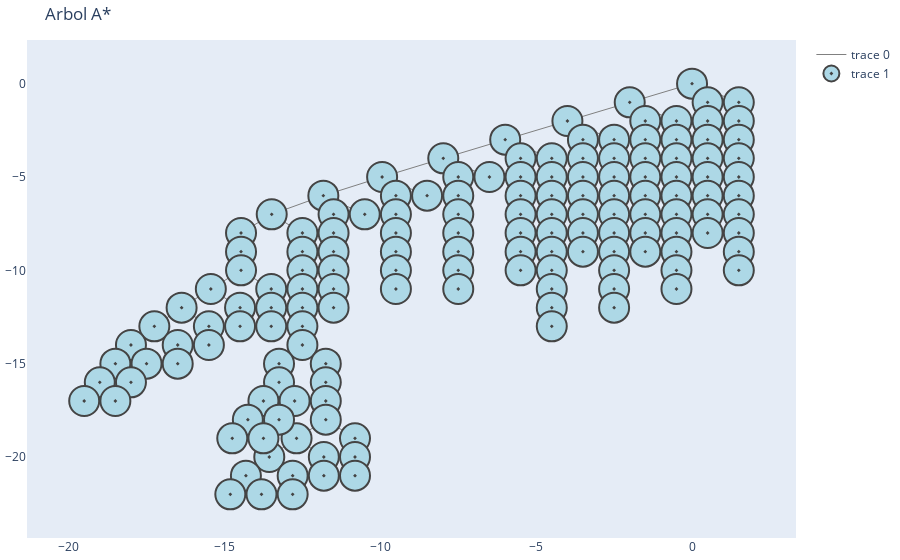

Notebook code for this chart:
### Code cell
ejecutar_ASTAR(origen, meta)

### Figure 1 — Plotly figure (JSON) as saved in the notebook; plotly's stock layout.template omitted (floating-point values rounded to 4 significant figures; data arrays with more than 128 entries replaced by an {"elided": "..."} marker saying what was removed)
{"data": [{"hoverinfo": "none", "line": {"color": "gray", "width": 1}, "mode": "lines", "type": "scatter", "x": {"elided": "456 float values"}, "y": {"elided": "456 int values"}}, {"hoverinfo": "text", "marker": {"color": "lightblue", "line": {"width": 2}, "size": 30, "symbol": "circle-dot"}, "mode": "markers", "text": {"elided": "153 str values"}, "textposition": "middle center", "type": "scatter", "x": {"elided": "153 float values"}, "y": {"elided": "153 int values"}}], "layout": {"margin": {"b": 20, "l": 5, "r": 5, "t": 40}, "showlegend": true, "title": {"text": "Arbol A*"}, "xaxis": {"showgrid": false, "zeroline": false}, "yaxis": {"showgrid": false, "zeroline": false}}}
